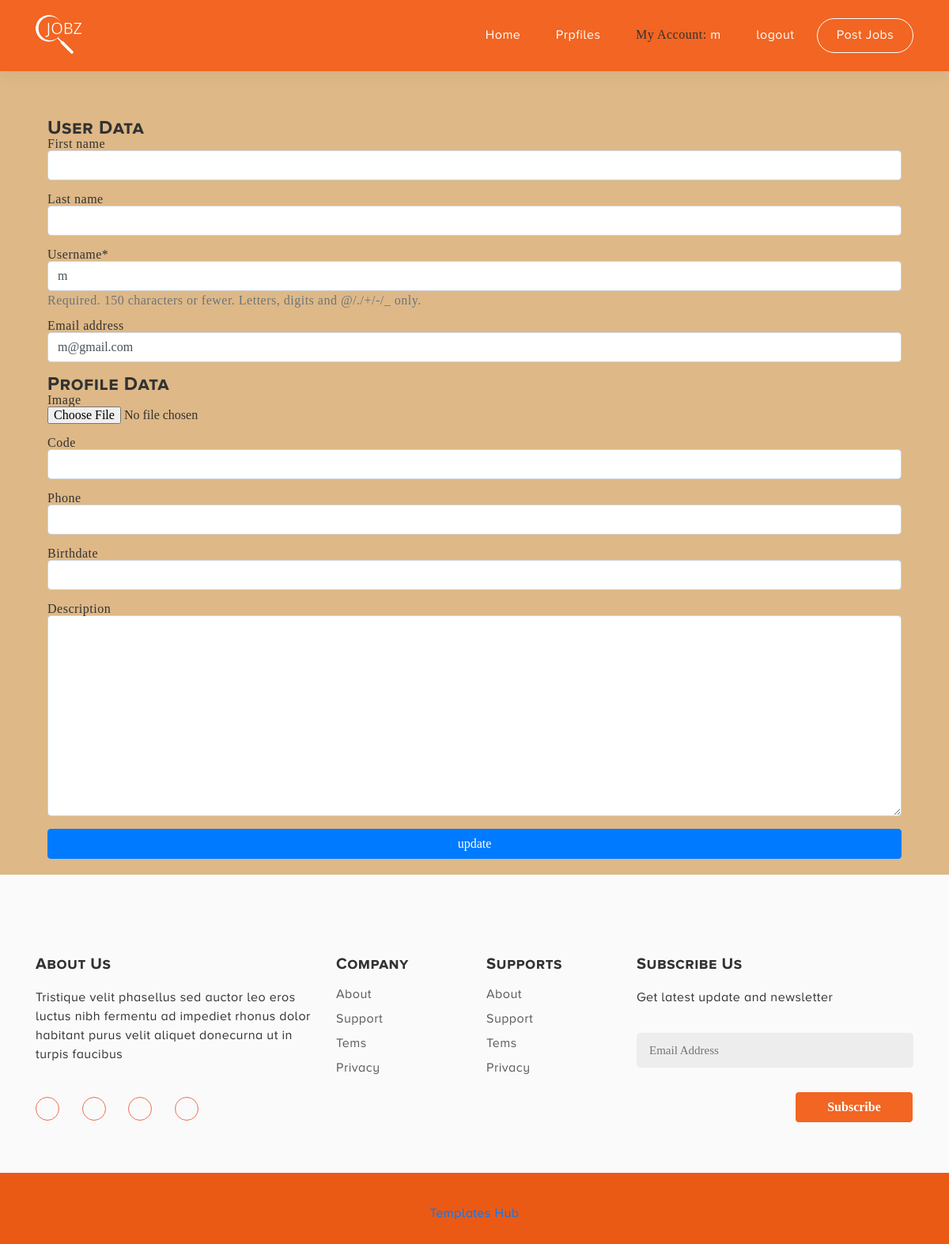
The page /profiles/m/edit/ (signed in) on the database as committed earlier.
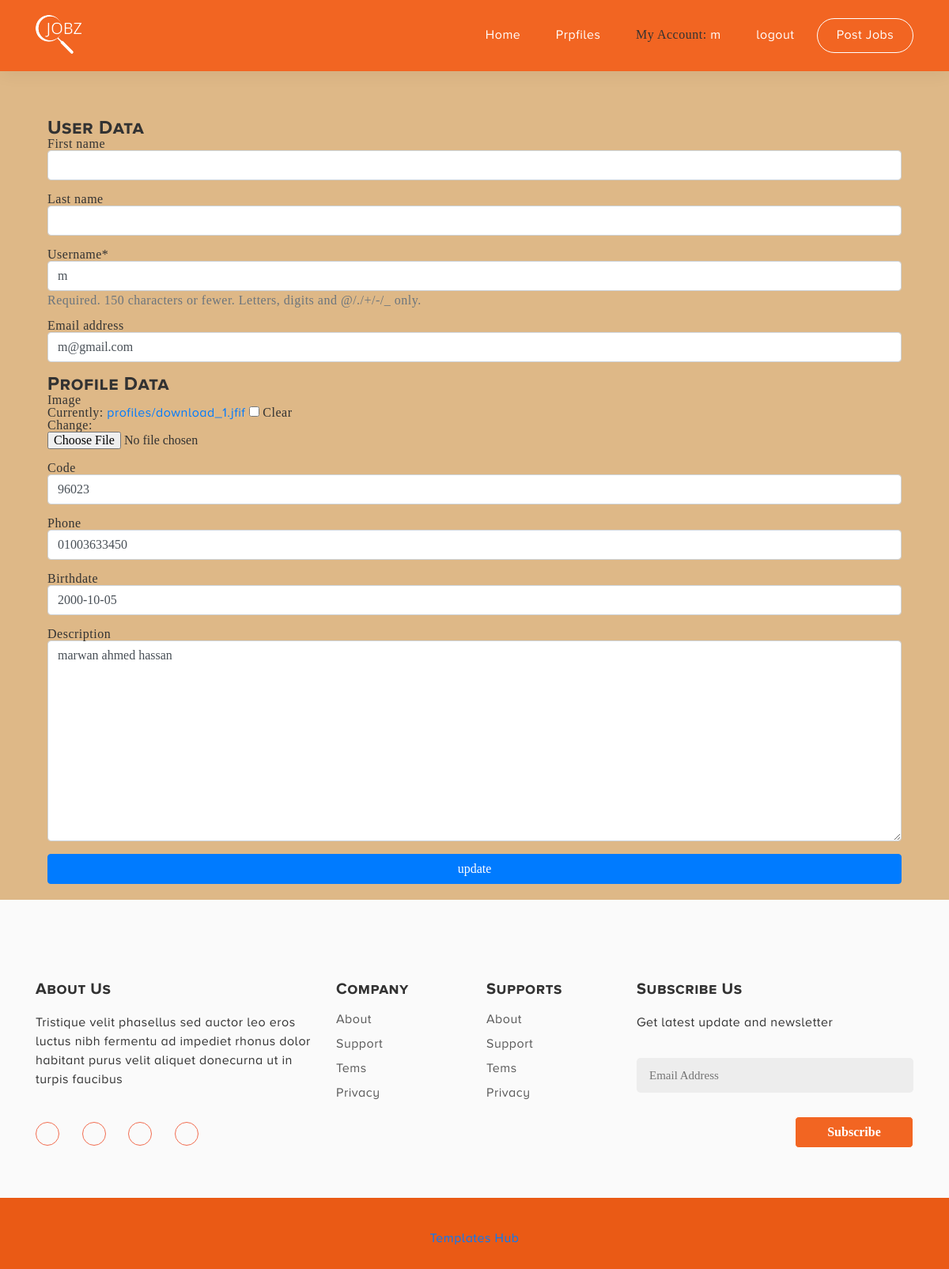
The same page on the database as committed later.
### profiles/models.py (models this page shows, shortened)
class Profile(models.Model):
    user = models.OneToOneField(User, on_delete=models.CASCADE)
    image = models.ImageField(upload_to='profiles/', null=True, blank=True)
    code = models.CharField(max_length=50, null=True, blank=True)
    phone = models.CharField(max_length=11, null=True, blank=True)
    birthdate = models.DateField(
        auto_now=False, auto_now_add=False, null=True, blank=True)
    age = models.CharField(max_length=10, null=True, blank=True)
    description = models.TextField(null=True, blank=True)
    slug = models.SlugField(null=True, blank=True)

### profiles/views.py (the view, shortened to what this page needs)
# urls.py: path('<str:slug>/edit/', profile_update, name='update'),
def profile_update(req, slug):
    user = req.user
    profile = user.profile
    form = ProfileForm(instance=profile)
    form2 = UserForm(instance=user)
    return render(req, 'profiles/profile_form.html', {'form': form, 'form2': form2})

### profiles/forms.py (shortened to what this page needs)
class ProfileForm(ModelForm):
    class Meta:
        model = Profile
        fields = [
            'image',
            'code',
            'phone',
            'birthdate',
            'description'
        ]

class UserForm(ModelForm):
    class Meta:
        model = User
        fields = [
            'first_name',
            'last_name',
            'username',
            'email',
        ]

### profiles/templates/profiles/profile_form.html (shortened to what this page needs)
{% extends "base.html" %}
{% load static %}
{% load crispy_forms_tags %}
{% block content %}
<div style="margin-bottom: 20px; width:90%; margin-left: 5%;">
  <form action="" method="POST" enctype="multipart/form-data">
    <h4>User Data</h4>
    {{form2|crispy}}
    <h4>Profile Data</h4>
    {{form|crispy}}
    <button class="btn btn-primary" style="width: 100%;" type="submit">update</button>
  </form>
</div>
{% endblock content %}

Rows that differ between the two databases and show on the page:
changed Profile: code (not shown) → "96023"; phone (not shown) → "01003633450"; birthdate (not shown) → "2000-10-05"; description (not shown) → "marwan ahmed hassan"
Other text that changed with them:
form field form: (not shown) → "☐"
text no longer shown: "Image Code Phone Birthdate Description"
text now shown: "Image Currently: profiles/download_1.jfif Clear Change: Code Phone Birthdate Description"
